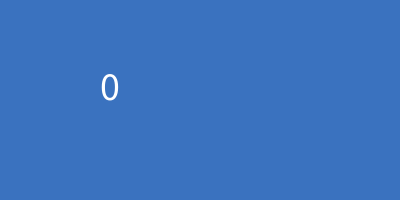
Frame 1 (no input)
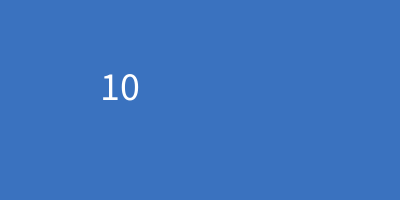
Frame 60 (the mouse pressed at the canvas centre just before this capture)
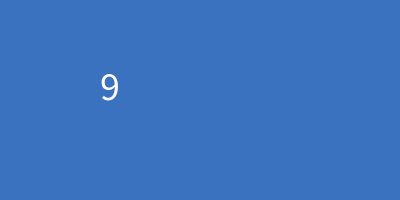
Frame 120 (the mouse held since frame 60 and released just before this capture)

The Processing sketch that drew these frames (run headless with seeded random() and noise(); from frame 60 on, the mouse is pressed at the canvas centre):

// Processing sketch: week15_2
// ── week15_2.pde
//week15-2
void setup(){//設定只做1次
   size(400,200); 
   textSize(40);//大字
}
void draw(){//畫圖，每秒60frame
   int s = second();//s 增加 0..59 秒
   background(58,114,191);
   //text( 59-s, 100, 100);//59...0(減少
   text( 10 -s%11, 100, 100);
}   //       0...10 =>  10...0
// 10,9,8,7, ... 3,2,1,0 共 11數字
